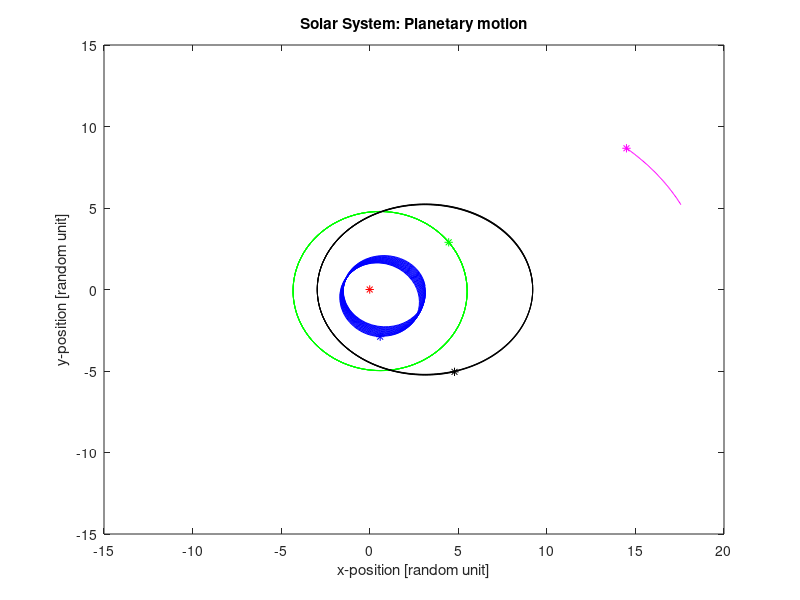

Here is the MATLAB script that generated this plot: (Note: a time limit stopped this script after it produced the figure.)
clear all
close all
clc

E_M = 1 ; % earth mass
Sun_M=1000 ; % sun mass
G=1*10^-3 ;
% Earth
x1=[5.5 0]
v1=[0 0.4]

%Mars
m2=0.9
v2=[0 0.23]
x2=[9.2 0.1 ]

% Mercury
m3=0.553
x3=[3.15 0]
v3=[0 0.45]

%Comet
m4=8
x4=[19 0]
v4=[0 0.167895201]

figure(1)
for i=1:700 ;
% sun
plot(0,0,'r*')
    %Earth
    hold on
Dt=0.5 ;
F1=((-G*Sun_M*E_M)/(((norm(x1))^2)))*(x1/norm(x1)) ;
a1=F1/E_M ;
v1=v1+a1*Dt ;
x1=x1+v1*Dt ;

x_p_1(i)=x1(1) ;
y_p_1(i)=x1(2) ;

plot(x_p_1(1:i),y_p_1(1:i),'g-')
plot(x1(:,1),x1(:,2),'g*')

axis([-15 20 -15 15])
% Mars
F2=((-G*Sun_M*m2)/(((norm(x2))^2)))*(x2/norm(x2)) ;
a2=F2/m2 ;
v2=v2+a2*Dt ;
x2=x2+v2*Dt ;

x_p_2(i)=x2(1) ;
y_p_2(i)=x2(2) ;


plot(x_p_2(1:i),y_p_2(1:i),'k-')
plot(x2(:,1),x2(:,2),'k*')

% Mercury
F3=((-G*Sun_M*m3)/(((norm(x3))^2)))*(x3/norm(x3)) ;
a3=F3/m3 ;
v3=v3+a3*Dt ;
x3=x3+v3*Dt ;

x_p_3(i)=x3(1) ;
y_p_3(i)=x3(2) ;

plot(x_p_3(1:i),y_p_3(1:i),'b-')
plot(x3(:,1),x3(:,2),'b*')
title('Solar System: Planetary motion')
xlabel('x-position [random unit]')
ylabel('y-position [random unit]')

% Comet
F4=((-G*Sun_M*m4)/(((norm(x4))^2)))*(x4/norm(x4)) ;
a4=F4/m4 ;
v4=v4+a4*Dt ;
x4=x4+v4*Dt ;

x_p_4(i)=x4(1) ;
y_p_4(i)=x4(2) ;

if i<50
plot(x_p_4(1:i),y_p_4(1:i),'m-')
plot(x4(:,1),x4(:,2),'m*')
end
if i>49
plot(x_p_4(i-49:i),y_p_4(i-49:i),'m-')
plot(x4(:,1),x4(:,2),'m*')
end
hold off
pause(0.01)
title('Solar System: Planetary motion')
xlabel('x-position [random unit]')
ylabel('y-position [random unit]')
%legend('Sun','Earth', 'Mars', 'Mercury', 'location', 'northwest')
end
figure(2)
plot(0,0,'r*')
hold on
plot(x_p_1,y_p_1,'g.')
plot(x_p_2,y_p_2,'k.')
plot(x_p_3,y_p_3,'b.')
plot(x_p_4,y_p_4,'m.')

axis([-15 20 -15 15])
title('Solar System: Planetary motion')
xlabel('x-position [random unit]')
ylabel('y-position [random unit]')
legend('Sun','Earth', 'Mars', 'Mercury', 'Comet', 'location', 'northwest')
